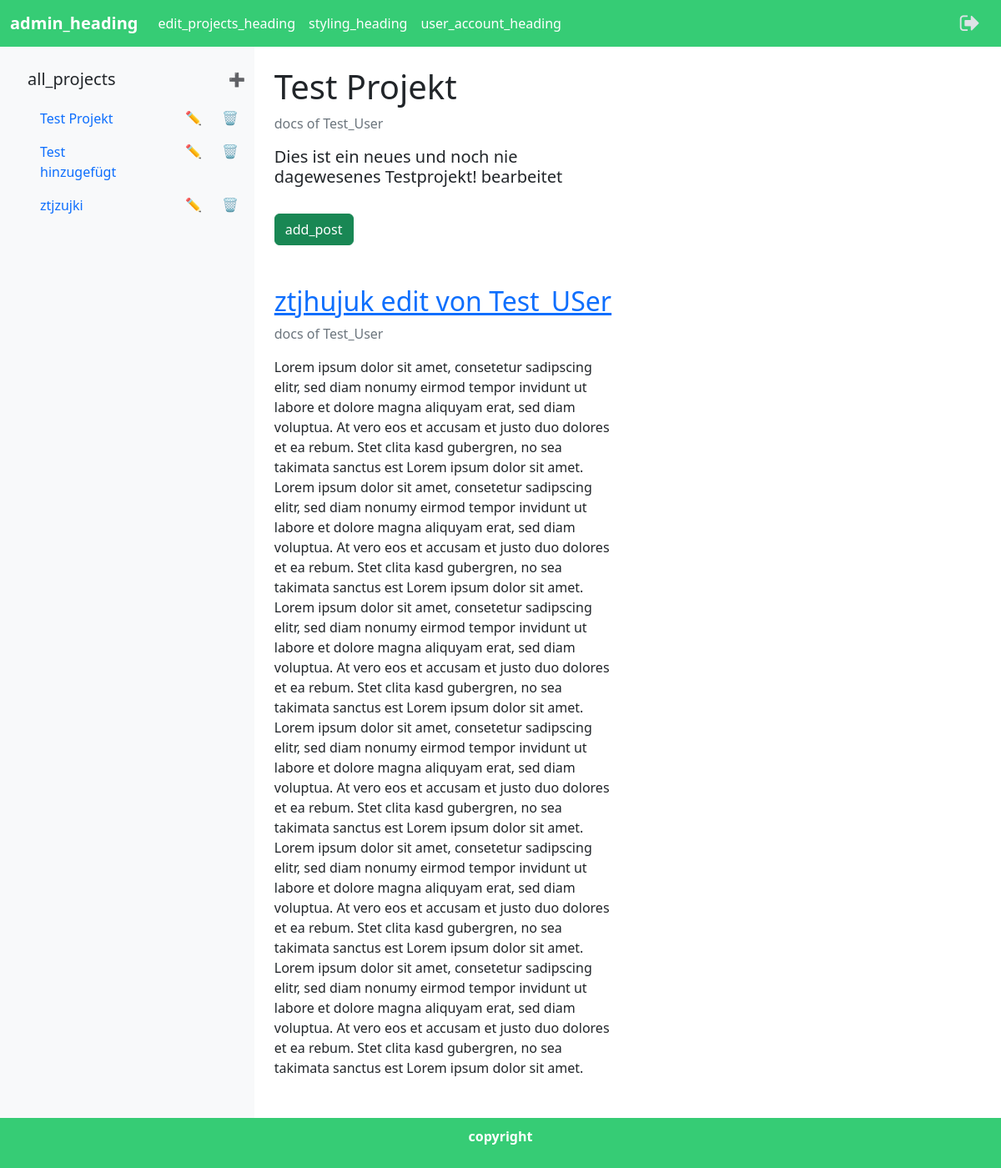
Page /Backend/admin_main.php?project=3 (signed in) on the committed database.
### tables this page shows
CREATE TABLE `projekte` (
  `pid` int(11) NOT NULL,
  `name` text NOT NULL,
  `description` text NOT NULL,
  `author` text NOT NULL
);

CREATE TABLE `posts` (
  `poid` int(11) NOT NULL,
  `to_pid` int(11) NOT NULL,
  `name` text NOT NULL,
  `content` text NOT NULL,
  `author` text NOT NULL
);

### frontend/locale/language_config.php (called while the page is built)
<?php
$global_language_setting = "de";
function loadtranslation($lang) {
    $filePath = __DIR__ . "/{$lang}.json";
    if (file_exists($filePath)) {
        return json_decode(file_get_contents($filePath), true);
    }
    return [];
}
if ($global_language_setting == "de") {
    $language = loadtranslation("de");
} else if ($global_language_setting == "en") {
    $language = loadtranslation("en");
}
function __($key, $language)
{
    return $language[$key] ?? $key;
}
?>

### Backend/admin_main.php (the view, shortened to what this page needs)
<?php
include "connect.php";
include "../Frontend/locale/language_config.php";
if (isset($_GET['project'])) {
    $pid = $_GET['project'];
}
else {
    $pid = "";
}
?>
<!doctype html>
<html lang="de">
  <head>
    <link href="https://cdn.jsdelivr.net/npm/bootstrap@5.3.3/dist/css/bootstrap.min.css" rel="stylesheet">
    <link rel="stylesheet" href="https://cdnjs.cloudflare.com/ajax/libs/font-awesome/4.7.0/css/font-awesome.min.css">
  </head>
  <body>
  <nav class="navbar navbar-expand-lg" data-bs-theme="dark" style="background-color:rgb(54, 204, 117);">
    <div class="container-fluid">
      <a class="navbar-brand" href="admin_main.php"><b><?php echo __("admin_heading", $language); ?></b></a>
      <div class="collapse navbar-collapse" id="navbarNav">
        <ul class="navbar-nav">
          <li class="nav-item">
            <a class="nav-link active" aria-current="page" href="admin_main.php"><?php echo __("edit_projects_heading", $language); ?></a>
          </li>
          <li class="nav-item">
            <a class="nav-link active" aria-current="page" href="admin_main.php"><?php echo __("styling_heading", $language); ?></a>
          </li>
          <li class="nav-item">
            <a class="nav-link active" aria-current="page" href="useraccount_page.php"><?php echo __("user_account_heading", $language); ?></a>
          </li>
        </ul>
      </div>
      <nav class="navbar-right">
        <a href='logout.php' style="font-size:26px" class='fa fa-sign-out btn shadow-none'></a>
      </nav>
    </div>
  </nav>
  <div class="main-content">
    <div class="sidebar" id="sidebar">
      <div class='row'>
          <div class='col-8'>
            <button type='button' class='btn shadow-none'><?php echo "<h5>" .  __("all_projects", $language) . "</h5>";?></button>
          </div>
          <div class='col-2'>
          </div>
          <div class='col-2'>
            <button type="button" class="btn shadow-none" data-bs-toggle="modal" data-bs-target="#addproject">➕</button>
          </div>
      </div>
      <ul class="nav flex-column">
<?php
        $sql_projects = "SELECT * FROM projekte";
        $result_projects = mysqli_query($conn, $sql_projects);
        if (mysqli_num_rows($result_projects) > 0) {
          while($row_project = mysqli_fetch_assoc($result_projects)) {
            echo "<li class='nav-item'>";
            echo "<div class='container'>
                    <div class='row'>
                        <div class='col-8'>
                            <a class='nav-link' href='admin_main.php?project=" . $row_project["pid"] . "'>" . $row_project["name"] . "</a>
                        </div>
                        <div class='col-2'>
                            <button type='button' class='btn shadow-none' data-bs-toggle='modal' data-bs-target='#edit" . $row_project["pid"] . "'>✏️</button>
                        </div>
                        <div class='col-2'>
                            <button type='button'  class='btn shadow-none' data-bs-toggle='modal' data-bs-target='#delete" . $row_project["pid"] . "'>🗑️</button>
                        </div>
                    </div>
                </div>";
            echo "</li>";
          }
        }
        else {
          echo "";
        }
        ?>
      </ul>
    </div>
    <div class="container-fluid p-4">
    <div class="row">
        <div class="col-6">
<?php
if ($pid == "") {
    echo "<h2>" .  __("no_project_title", $language) . "</h2><br>";
    echo "" . __("no_project_description", $language) . "";
    echo "<br><br>";
}
else {
    $sql_postinfo = "SELECT * FROM posts WHERE to_pid = " . $pid . "";
    $result_postsinfo = mysqli_query($conn, $sql_postinfo);
    $sql_projekt = "SELECT * FROM projekte WHERE pid = " . $pid . "";
    $result_projekt = mysqli_query($conn, $sql_projekt);
    $projekt = mysqli_fetch_assoc($result_projekt);
    echo "<h1>" . $projekt["name"] ."</h1>";
    echo "<p class='text-secondary'>".  __("docs of", $language) ." ".  $projekt["author"]  ."</p>";
    echo "<h5>" . $projekt["description"] ."</h1><br>";
    echo "<a href='addpost_page.php?topid=" . $pid . "' class='btn btn-success'>" . __("add_post", $language) . "</a>";
    echo "<br><br><br>";
    if (mysqli_num_rows($result_postsinfo) > 0) {
    while($row_post = mysqli_fetch_assoc($result_postsinfo)) {
        echo "<h2><a href='editpost_page.php?poid=" . $row_post["poid"] . "'>".  $row_post["name"]  ."</a></h2>";
        echo "<p class='text-secondary'>".  __("docs of", $language) ." ".  $row_post["author"]  ."</p>";
        echo $row_post["content"];
        echo "<br><br>";
    }
    }
    else {
        echo __("documentation_empty", $language);
    }
}
?>
        </div>
        <div class="col-4">
        </div>
    </div>
    </div>
  </div>
  <footer class="footer">
    <p><b><?php echo __("copyright", $language); ?></b></p>
  </footer>
  </body>
</html>

### Backend/admin_main.php (style rules this page uses)
body { display: flex; min-height: 100vh; flex-direction: column; }
.main-content { flex: 1; display: flex; }
.sidebar { width: 400px; background-color: #f8f9fa; padding: 20px; transition: transform 0.3s ease; }
.footer { background-color: rgb(54, 204, 117); color: white; text-align: center; padding: 10px; }

### rows in the picture
projekte: name "Test Projekt", author "Test_User", description "Dies ist ein neues und noch nie dagewesenes Testprojekt! bearbeitet"
projekte: name "Test hinzugefügt"
projekte: name "ztjzujki"
posts: name "ztjhujuk edit von Test_USer", author "Test_User", content "Lorem ipsum dolor sit amet, consetetur sadipscing elitr, sed diam nonumy eirmod tempor invidunt ut labore et dolore magna aliquyam erat, sed diam voluptua. At vero eos et accusam et justo duo dolores et ea rebum. Stet clita kasd gubergren, no sea takimata sanctus est Lorem ipsum dolor sit amet. Lorem ipsum dolor sit amet, consetetur sadipscing elitr, sed diam nonumy eirmod tempor invidunt ut labore et dolore magna aliquyam erat, sed diam voluptua. At vero eos et accusam et justo duo dolores et ea rebum. Stet clita kasd gubergren, no sea takimata sanctus est Lorem ipsum dolor sit amet. Lorem ipsum dolor sit amet, consetetur sadipscing elitr, sed diam nonumy eirmod tempor invidunt ut labore…"

### other values in the picture
__("admin_heading", $language) "admin_heading"
__("edit_projects_heading", $language) "edit_projects_heading"
__("styling_heading", $language) "styling_heading"
__("user_account_heading", $language) "user_account_heading"
__("all_projects", $language) "all_projects"
__("docs of", $language) "docs of"
__("add_post", $language) "add_post"
__("copyright", $language) "copyright"
